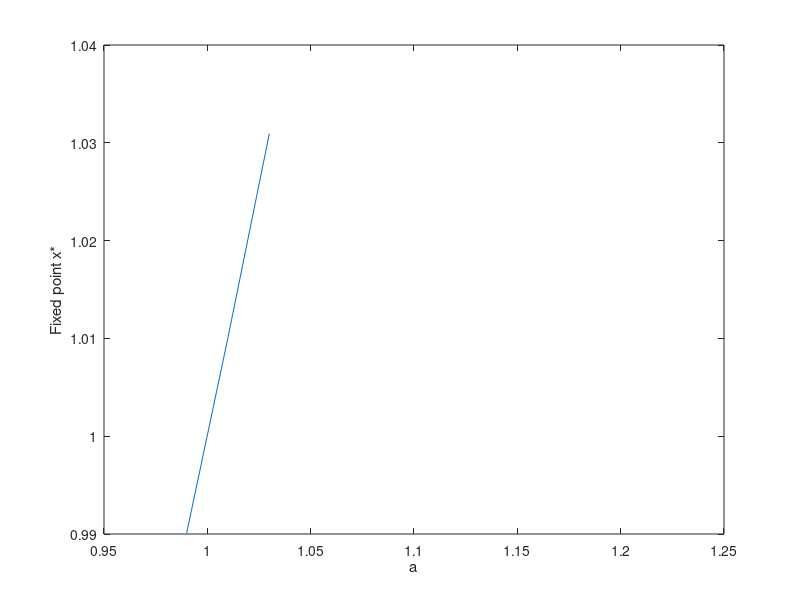

Write the MATLAB code that produced this figure.
x = 100;
N = 5000;
%a = 1.444668;
as = 0.99:0.02:1.2;

x_store = zeros(N+1,size(as,2));
a_ind = 0;

for a=0.99:0.02:1.2
    a_ind = a_ind + 1;
    x = 100;
    x_store(1,a_ind) = x;
    for n=1:N
        x = a.^x;
        x_store(n+1,a_ind) = x;
    end
end
%figure;
%plot(x_store(:,1))
%figure;
%plot(imag(x_store))
%disp(x)

figure;
fps = x_store(end,:);
plot(as, fps)
xlabel('a')
ylabel('Fixed point x*')